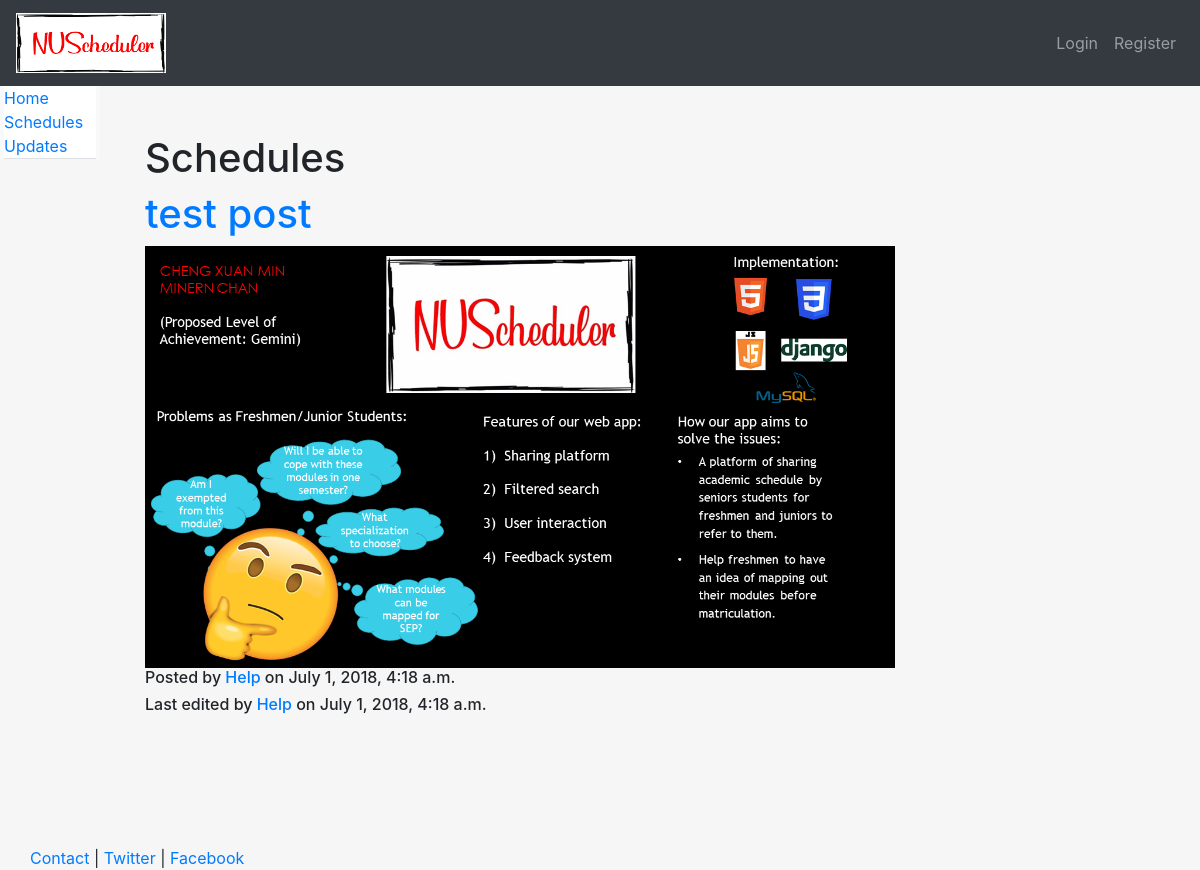
Before: /schedule/ with the older database file.
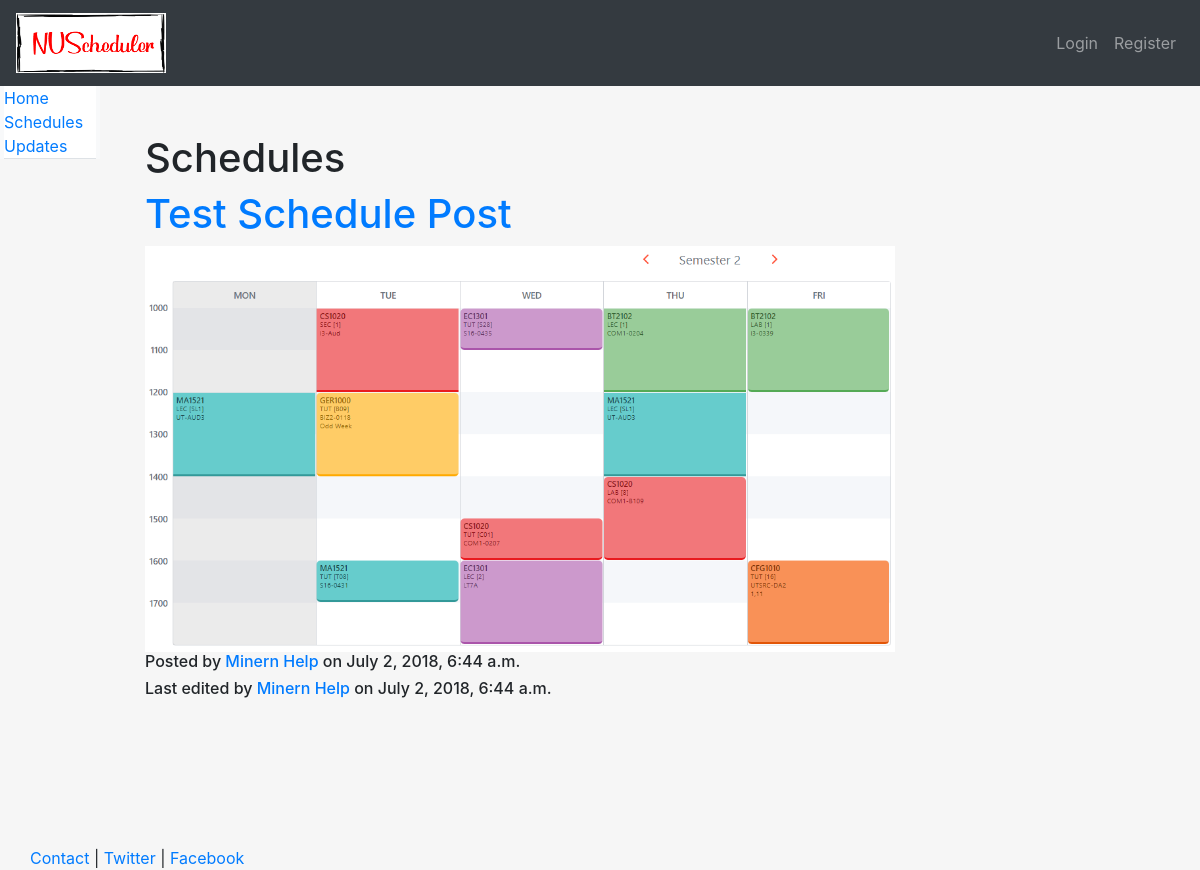
After: the same page with the newer database file.
### schedule/models.py (models this page shows, shortened)
class SchedulePost(models.Model):
    title = models.CharField(max_length=140)
    image = models.ImageField(upload_to='schedule_image')
    course_name = models.CharField(max_length=200)
    modules_taken = models.CharField(max_length=500)
    desc = models.TextField()
    user = models.ForeignKey(User, on_delete=models.CASCADE)
    created = models.DateTimeField(auto_now_add=True)
    updated = models.DateTimeField(auto_now=True)

### schedule/views.py (the view)
# urls.py: path('', ScheduleView.as_view(), name='schedule'),
class ScheduleView(TemplateView):
    template_name = 'schedule/schedule.html'
    def get(self,request): #Requires HttpResponse
        schedule_posts = SchedulePost.objects.all().order_by('-created')
        args = {'schedule_posts': schedule_posts,}
        return render(request, self.template_name, args)

### schedule/templates/schedule/schedule.html (shortened to what this page needs)
{% extends 'base.html' %}
{% block content %}
<div class="container-fluid">
    <h1>Schedules</h1>
    {% for schedule_post in schedule_posts %}
        <h1><a href="/schedule/{{schedule_post.id}}">{{ schedule_post.title }}</a></h1>
        {% if schedule_post.image %}
            <img src="{{ schedule_post.image.url }}" width="750">
        {% endif %}
        <h6>Posted by <a href="{% url 'view_other_profile' username=schedule_post.user.username %}">{{ schedule_post.user.get_full_name }}</a> on {{ schedule_post.created }}</h6>
        <h6>Last edited by <a href="{% url 'view_other_profile' username=schedule_post.user.username %}"> {{ schedule_post.user.get_full_name }}</a> on {{ schedule_post.updated }}</h6>
    {% endfor %}
</div>
{% endblock %}

### homepage/templates/base.html (shortened to what this page needs)
<!DOCTYPE html>
<html lang="en">
<head>
	{% load staticfiles %}
	<link rel="stylesheet" href="{% static 'homepage/css/bootstrap.min.css' %}" type = "text/css"/>
</head>
<body class="body" style="background-color:#f6f6f6">
	<nav class="navbar navbar-expand-md navbar-dark bg-dark">
    <div class="navbar-collapse collapse w-100 order-1 order-md-0 dual-collapse2">
			<a class="navbar-brand" href="/">
				<img src="{% static 'homepage/img/NUScheduler-logo.png' %}" class="responsive-img" width="150" height="60" alt="NUScheduler Logo">
			</a>
	</div>
	{% if user.is_authenticated %}
    <div class="navbar-collapse collapse w-100 order-3 dual-collapse2">
        <ul class="navbar-nav ml-auto">
			<li class="nav-item"><button type="button" class="btn btn-danger"><a href="/schedule/submit/" style="color:#f6f6f6">Share your schedule</a></button></li>
			<li class="nav-item"><a class="nav-link" href="{% url 'view_profile' %}">Profile</a></li>
			<li class="nav-item"><a class="nav-link" href="/logout/">Logout</a></li>
        </ul>
	</div>
	{% else %}
    <div class="navbar-collapse collapse w-100 order-3 dual-collapse2">
		<ul class="navbar-nav ml-auto">
			<li class="nav-item"><a class="nav-link" href="/login/">Login</a></li>
			<li class="nav-item"><a class="nav-link" href="/register/">Register</a></li>
		</ul>
	</div>
	{% endif %}
	</nav>
	<div class="container-fluid" style="min-height:95%;">
		<div class="row">
			<div class="col-1 px-1 bg-light position-fixed" id="sticky-sidebar">
				<div class="well bs-sidebar" id="sidebar" style="background-color:#fff">
					<ul class="nav nav-tabs flex-column">
						<li><a href="/">Home</a></li>
						<li><a href="/schedule/">Schedules</a></li>
						<li><a href="/updates/">Updates</a></li>
					</ul>
				</div>
			</div>
			<div class="col offset-1">
				<div class="container-fluid">
					<br><br>
						{% block content %}
						{% endblock %}
				</div>
			</div>
		</div>
	</div>
	<footer>
		<div class="container-fluid" style='margin-left:15px'>
			<p><a href="#" target="blank">Contact</a> | <a href="#" target="blank">Twitter</a> | <a href="#" target="blank">Facebook</a></p>
		</div>
	</footer>
</body>
</html>

### homepage/templates/base.html (style rules this page uses)
html, body { height:100% }

Changed rows visible on the page:
removed SchedulePost: title "test post", image (picture), user.get_full_name "Help", created "July 1, 2018, 4:18 a.m.", updated "July 1, 2018, 4:18 a.m."
added SchedulePost: title "Test Schedule Post", image (picture), user.get_full_name "Minern Help", created "July 2, 2018, 6:44 a.m.", updated "July 2, 2018, 6:44 a.m."
